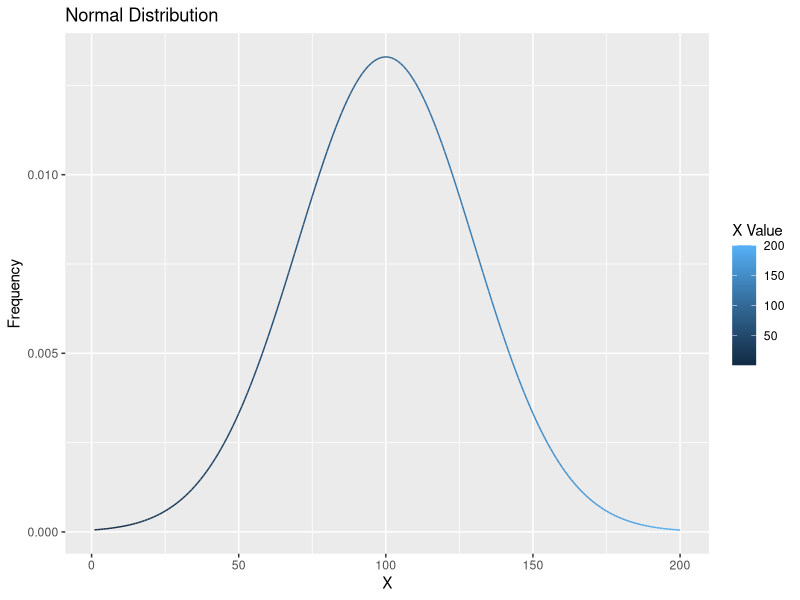

The R source for this figure:
library(ggplot2)

my_data <- dnorm(1:200,100,30)
df <- data.frame(
    Xval = c(1:length((my_data))),
    Yval = my_data)

print(head(df))


plot <- ggplot(data = df, aes(x = Xval, y = Yval)) + 
  geom_line(aes(color = Xval))+
  labs(title = "Normal Distribution", x = "X", y = "Frequency", color = "X Value")

show(plot)
